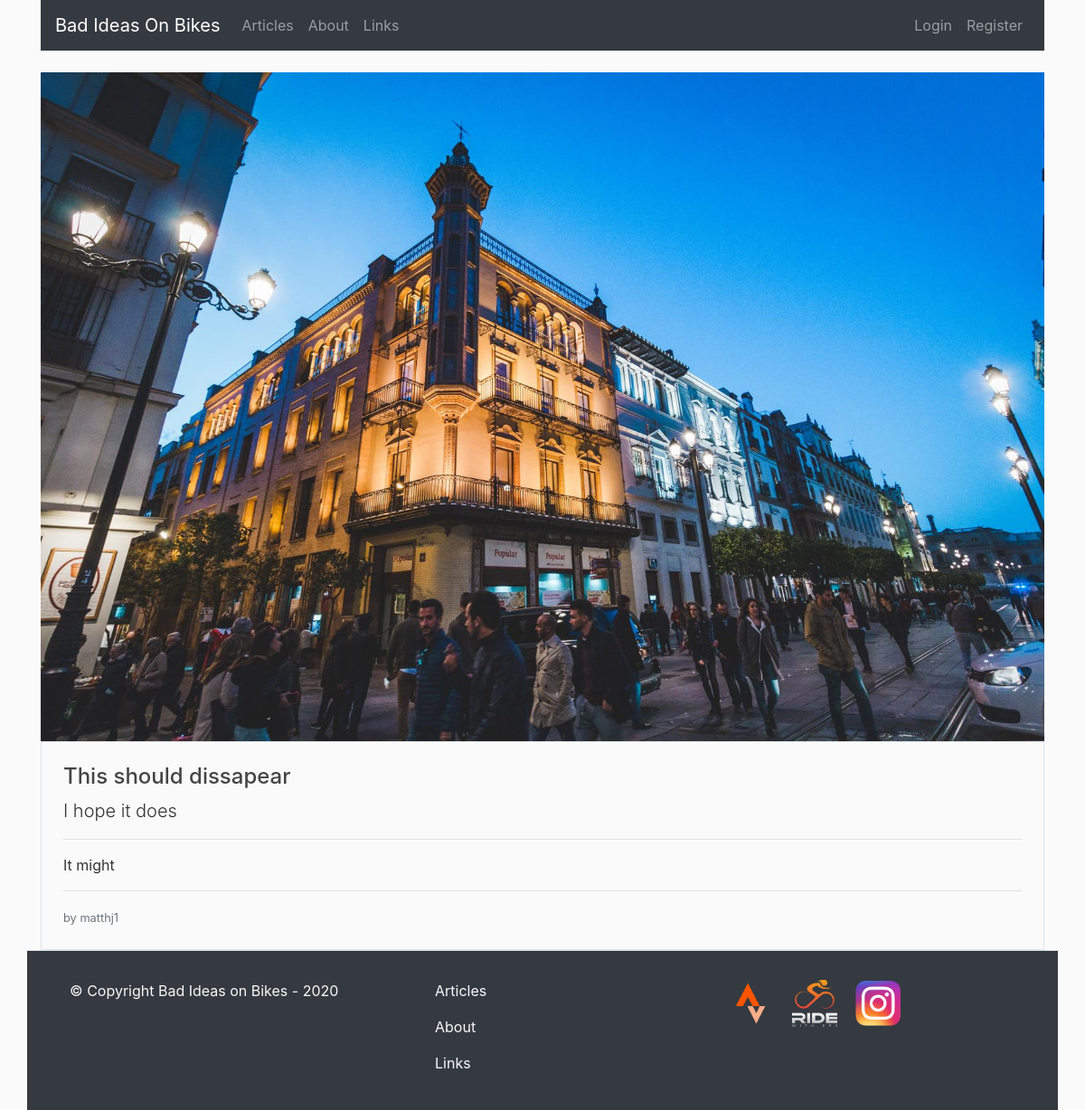
/post/11, run on the app's committed database.
### flaskbiob/models.py (models this page shows, shortened)
class Posts(db.Model):
    id = db.Column(db.Integer, primary_key=True)
    title = db.Column(db.String(100), nullable=False)
    date = db.Column(db.DateTime, nullable=False, default=datetime.utcnow)
    leader = db.Column(db.Text, nullable=False)
    content = db.Column(db.Text, nullable=False)
    post_image = db.Column(db.String(100), nullable=False, default="default_post.jpg")
    user = db.Column(db.Integer, db.ForeignKey("users.id"), nullable=False)

class Users(db.Model, UserMixin):
    id = db.Column(db.Integer, primary_key=True)
    username = db.Column(db.String(20), unique=True, nullable=False)
    email = db.Column(db.String(100), unique=True, nullable=False)
    image_file = db.Column(db.String(20), nullable=False, default="default.png")
    password = db.Column(db.String(60), nullable=False)
    posts = db.relationship("Posts", backref="author", lazy=True)

### flaskbiob/routes.py (the view)
@app.route("/post/<post_id>", methods=["GET", "POST"])
def postPage(post_id):
    post = Posts.query.get_or_404(post_id)
    return render_template("Post.html", title=post.title, post=post)

### flaskbiob/templates/Post.html (shortened to what this page needs)
{% extends "BASE.html" %}
    {% block content %}
    <div class="container">
        <div class="row">
            <div class="column mx-auto" style="width: 1200px">
                        <img src="{{ url_for('static', filename='post_pics/' + post.post_image) }}" class="img-fluid" alt="Responsive image">
                <div class="border">
                    <div class="column m-4">
                        <h4>{{ post.title }}</h4>
                        <p class="lead">{{ post.leader }}</p>
                        <hr>
                        <p>{{ post.content | safe }}</p>
                        <hr>
                        <small class="text-muted">by {{ post.author.username }}</small>
                    </div>
                </div>
            </div>
        </div>
    </div>
    {% endblock content %}

### flaskbiob/static/main.css (style rules this page uses)
body { background: #fafafa; color: #333333; }
h1, h2, h3, h4, h5, h6 { color: #444444; }

### data on the page
Posts: post_image (picture), title "This should dissapear", leader "I hope it does", content "It might"
Users: author.username "matthj1"
